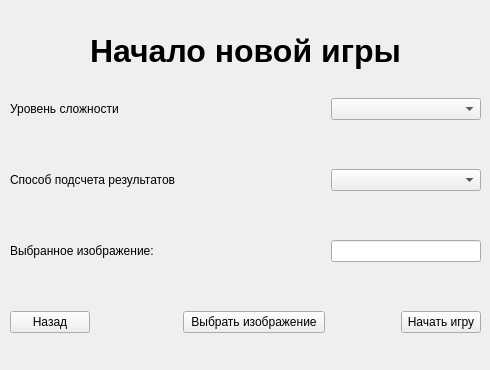
<?xml version="1.0" encoding="UTF-8"?>
<ui version="4.0">
 <class>Form</class>
 <widget class="QWidget" name="Form">
  <property name="geometry">
   <rect>
    <x>0</x>
    <y>0</y>
    <width>490</width>
    <height>370</height>
   </rect>
  </property>
  <property name="windowTitle">
   <string>Новая игра</string>
  </property>
  <widget class="QWidget" name="gridLayoutWidget">
   <property name="geometry">
    <rect>
     <x>10</x>
     <y>10</y>
     <width>471</width>
     <height>351</height>
    </rect>
   </property>
   <layout class="QGridLayout" name="new_game_gridLayout">
    <item row="3" column="5" colspan="2">
     <widget class="QComboBox" name="type_res_comboBox">
      <property name="minimumSize">
       <size>
        <width>150</width>
        <height>0</height>
       </size>
      </property>
     </widget>
    </item>
    <item row="11" column="4">
     <widget class="QPushButton" name="choose_image_pushButton">
      <property name="text">
       <string>Выбрать изображение</string>
      </property>
     </widget>
    </item>
    <item row="11" column="0">
     <widget class="QPushButton" name="back_to_menu_pushButton">
      <property name="sizePolicy">
       <sizepolicy hsizetype="Fixed" vsizetype="Fixed">
        <horstretch>0</horstretch>
        <verstretch>0</verstretch>
       </sizepolicy>
      </property>
      <property name="contextMenuPolicy">
       <enum>Qt::DefaultContextMenu</enum>
      </property>
      <property name="layoutDirection">
       <enum>Qt::LeftToRight</enum>
      </property>
      <property name="text">
       <string>Назад</string>
      </property>
     </widget>
    </item>
    <item row="1" column="5" colspan="2">
     <widget class="QComboBox" name="level_diff_comboBox">
      <property name="sizePolicy">
       <sizepolicy hsizetype="Minimum" vsizetype="Fixed">
        <horstretch>0</horstretch>
        <verstretch>0</verstretch>
       </sizepolicy>
      </property>
      <property name="minimumSize">
       <size>
        <width>150</width>
        <height>0</height>
       </size>
      </property>
      <property name="maximumSize">
       <size>
        <width>160000</width>
        <height>16777215</height>
       </size>
      </property>
     </widget>
    </item>
    <item row="3" column="0" colspan="4">
     <widget class="QLabel" name="type_res_label">
      <property name="text">
       <string>Способ подсчета результатов</string>
      </property>
     </widget>
    </item>
    <item row="3" column="4">
     <spacer name="horizontalSpacer">
      <property name="orientation">
       <enum>Qt::Horizontal</enum>
      </property>
      <property name="sizeType">
       <enum>QSizePolicy::Fixed</enum>
      </property>
      <property name="sizeHint" stdset="0">
       <size>
        <width>142</width>
        <height>20</height>
       </size>
      </property>
     </spacer>
    </item>
    <item row="5" column="0" colspan="4">
     <spacer name="verticalSpacer">
      <property name="orientation">
       <enum>Qt::Vertical</enum>
      </property>
      <property name="sizeType">
       <enum>QSizePolicy::Fixed</enum>
      </property>
      <property name="sizeHint" stdset="0">
       <size>
        <width>20</width>
        <height>20</height>
       </size>
      </property>
     </spacer>
    </item>
    <item row="1" column="0" colspan="4">
     <widget class="QLabel" name="level_diff_label">
      <property name="text">
       <string>Уровень сложности</string>
      </property>
     </widget>
    </item>
    <item row="10" column="0">
     <spacer name="verticalSpacer_3">
      <property name="orientation">
       <enum>Qt::Vertical</enum>
      </property>
      <property name="sizeType">
       <enum>QSizePolicy::Fixed</enum>
      </property>
      <property name="sizeHint" stdset="0">
       <size>
        <width>20</width>
        <height>20</height>
       </size>
      </property>
     </spacer>
    </item>
    <item row="11" column="6">
     <widget class="QPushButton" name="start_game_pushButton">
      <property name="sizePolicy">
       <sizepolicy hsizetype="Fixed" vsizetype="Fixed">
        <horstretch>0</horstretch>
        <verstretch>0</verstretch>
       </sizepolicy>
      </property>
      <property name="layoutDirection">
       <enum>Qt::LeftToRight</enum>
      </property>
      <property name="text">
       <string>Начать игру</string>
      </property>
     </widget>
    </item>
    <item row="2" column="0" colspan="4">
     <spacer name="verticalSpacer_2">
      <property name="orientation">
       <enum>Qt::Vertical</enum>
      </property>
      <property name="sizeType">
       <enum>QSizePolicy::Fixed</enum>
      </property>
      <property name="sizeHint" stdset="0">
       <size>
        <width>20</width>
        <height>20</height>
       </size>
      </property>
     </spacer>
    </item>
    <item row="8" column="0" colspan="4">
     <widget class="QLabel" name="choose_image_label">
      <property name="text">
       <string>Выбранное изображение:</string>
      </property>
     </widget>
    </item>
    <item row="8" column="5" colspan="2">
     <widget class="QLineEdit" name="choosen_image_lineEdit"/>
    </item>
    <item row="0" column="0" colspan="7">
     <widget class="QLabel" name="new_game_label">
      <property name="sizePolicy">
       <sizepolicy hsizetype="Minimum" vsizetype="Maximum">
        <horstretch>0</horstretch>
        <verstretch>0</verstretch>
       </sizepolicy>
      </property>
      <property name="font">
       <font>
        <pointsize>24</pointsize>
        <bold>true</bold>
       </font>
      </property>
      <property name="text">
       <string>Начало новой игры</string>
      </property>
      <property name="alignment">
       <set>Qt::AlignCenter</set>
      </property>
     </widget>
    </item>
   </layout>
  </widget>
 </widget>
 <resources/>
 <connections/>
</ui>
